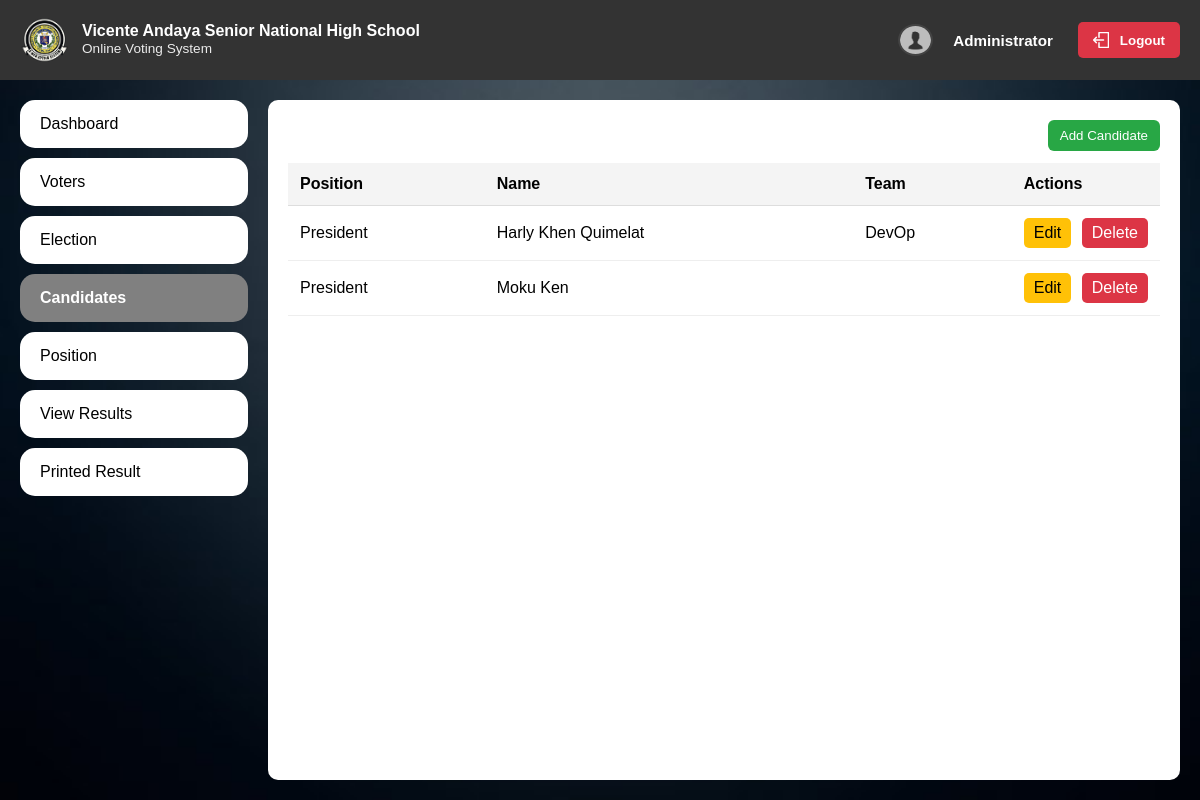
The page /admin/candidates on the database as committed earlier.
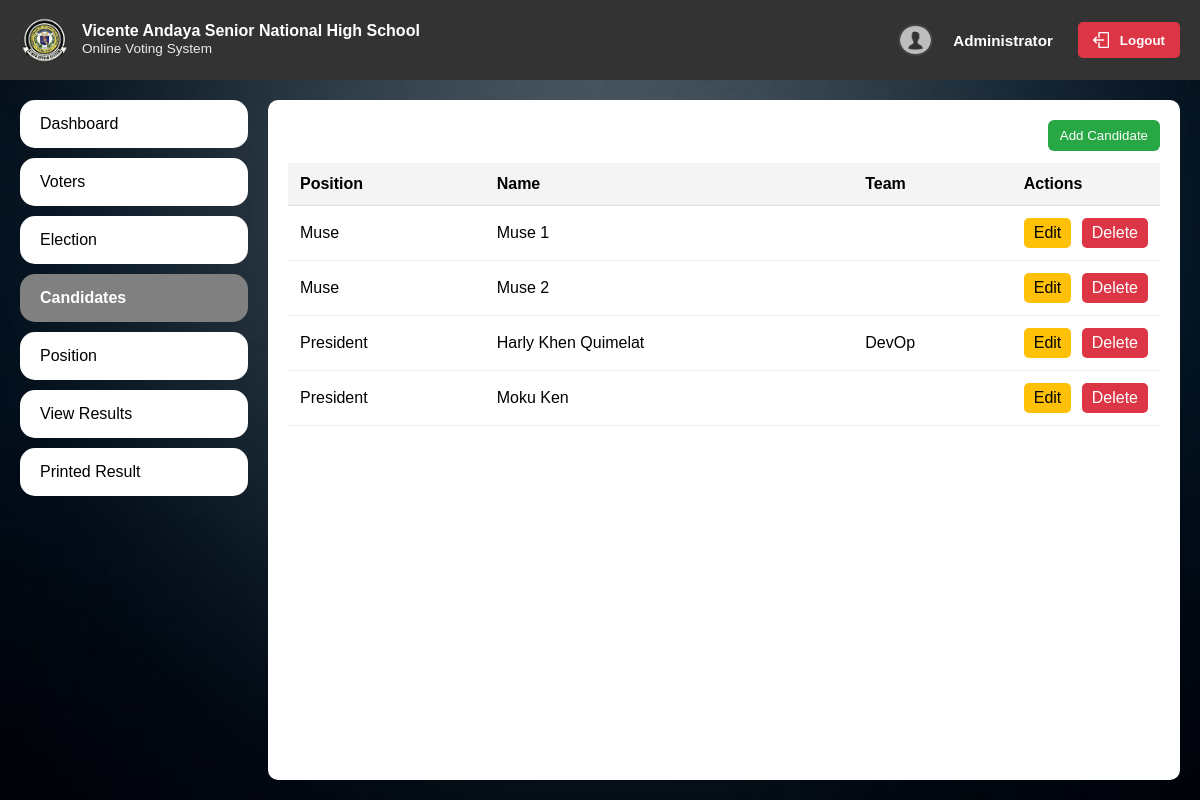
The same page on the database as committed later.
### run.py (models this page shows)
class Candidate(db.Model):
    id = db.Column(db.Integer, primary_key=True)
    full_name = db.Column(db.String(255), nullable=False)
    photo_filename = db.Column(db.String(255), nullable=True)
    position = db.Column(db.String(120), nullable=False)
    party = db.Column(db.String(120), nullable=True)
    bio = db.Column(db.Text, nullable=True)
    election_id = db.Column(db.Integer, db.ForeignKey('election.id'), nullable=True)

### run.py (the view)
@app.route('/admin/candidates')
def admin_candidates():
    candidates = Candidate.query.order_by(Candidate.position.asc(), Candidate.full_name.asc()).all()
    positions = []
    try:
        positions = Position.query.order_by(Position.title.asc()).all()
    except Exception:
        positions = []
    elections = Election.query.order_by(Election.start_date.desc()).all()
    return render_template('admin/candidates.html', candidates=candidates, positions=positions, elections=elections)

### templates/admin/candidates.html (shortened to what this page needs)
<!DOCTYPE html>
<html lang="en">
<head>
</head>
<body>
    {% include 'partials/admin_navbar.html' %}
    <div class="main">
        <div class="left">
            <a href="{{ url_for('admin_dashboard') }}">Dashboard</a>
            <a href="{{ url_for('admin_voters') }}">Voters</a>
            <a href="{{ url_for('admin_elections') }}">Election</a>
            <a href="{{ url_for('admin_candidates') }}" class="active">Candidates</a>
            <a href="{{ url_for('admin_position') }}">Position</a>
            <a href="#">View Results</a>
            <a href="#">Printed Result</a>
        </div>
        <div class="right">
            <div class="candidates-list">
                <div style="display:flex; justify-content: flex-end; margin-bottom: 12px;">
                    <button id="openCandidateModal" style="padding: 8px 12px; background: #28a745; color: white; border: none; border-radius: 6px; cursor: pointer;">Add Candidate</button>
                </div>
                <table class="data-table">
                    <thead>
                        <tr>
                            <th>Position</th>
                            <th>Name</th>
                            <th>Team</th>
                            <th class="actions-col">Actions</th>
                        </tr>
                    </thead>
                    <tbody>
                        {% if candidates and candidates|length > 0 %}
                            {% for c in candidates %}
                                <tr>
                                    <td>{{ c.position }}</td>
                                    <td>{{ c.full_name }}</td>
                                    <td>{{ c.party or '' }}</td>
                                    <td class="actions-col">
                                        <a href="#" class="btn-edit" data-id="{{ c.id }}" data-full_name="{{ c.full_name|e }}" data-position="{{ c.position|e }}" data-party="{{ c.party|e if c.party else '' }}" data-bio="{{ c.bio|e if c.bio else '' }}" data-photo="{{ c.photo_filename or '' }}" data-election="{{ c.election_id or '' }}" style="padding:6px 10px; background:#ffc107; color:#000; text-decoration:none; border-radius:5px; margin-right:6px;">Edit</a>
                                        <a href="#" class="btn-delete" data-id="{{ c.id }}" style="padding:6px 10px; background:#dc3545; color:#fff; text-decoration:none; border-radius:5px;">Delete</a>
                                    </td>
                                </tr>
                            {% endfor %}
                        {% else %}
                            <tr><td colspan="4">No candidates yet.</td></tr>
                        {% endif %}
                    </tbody>
                </table>
            </div>
        </div>
    </div>
</body>
</html>

### templates/partials/admin_navbar.html (shortened to what this page needs)
<div class="navbar">
  <div class="brand">
    <img
      src="{{ url_for('static', filename='images/logo.png') }}"
      style="width: 50px"
      alt="Logo"
      class="logo"
    />
    <div class="brand-name">
      <h3>Vicente Andaya Senior National High School</h3>
      <h4>Online Voting System</h4>
    </div>
  </div>
  <div class="user">
    <img
      src="{{ url_for('static', filename='images/profile.png') }}"
      style="width: 35px; border-radius: 50%"
      alt="User"
      class="user-icon"
    />
    <span class="username" style="margin-left: 10px; color: white"
      >Administrator</span
    >
    <div class="logout">
      <form id="logoutForm" method="post" action="{{ url_for('logout') }}" style="display:inline; margin-left:15px;">
        <button type="submit" id="logoutBtn" style="padding: 10px 15px; background: #dc3545; color: white; border: none; border-radius: 5px; cursor: pointer; display:inline-flex; align-items:center; gap:6px;">
          <img src="{{ url_for('static', filename='images/logout.png') }}" style="width:16px; vertical-align: middle; margin-right:5px;" alt="Logout Icon" />
          Logout
        </button>
      </form>
    </div>
  </div>
</div>

### templates/partials/admin_navbar.html (style rules this page uses)
.navbar { background-color: #333; color: #fff; height: 10vh; padding: 10px 20px; position: sticky; top: 0; z-index: 1000; display: flex; align-items: center; justify-content: space-between; gap: 12px; }
.brand { display: flex; align-items: center; gap: 12px; }
.brand .logo { width: 50px; height: auto; display:block; }
.brand-name h3 { font-size: 1rem; line-height:1; margin-bottom:2px; }
.brand-name h4 { font-size: 0.85rem; font-weight:400; margin-top:0; opacity:0.9; }
.user { display:flex; align-items:center; gap:10px; }
.user .user-icon { width:32px; height:32px; border-radius:50%; object-fit:cover; display:block; border:2px solid rgba(255,255,255,0.08); }
.username { color:#fff; font-weight:600; font-size:0.95rem; }
.logout button { padding:8px 12px; background:#dc3545; color:#fff; border:none; border-radius:6px; cursor:pointer; display:inline-flex; align-items:center; gap:6px; font-weight:600; }
.logout img { width:16px; height:16px; display:inline-block; }

Rows that differ between the two databases and show on the page:
added Candidate: position "Muse", full_name "Muse 1"
added Candidate: position "Muse", full_name "Muse 2"
